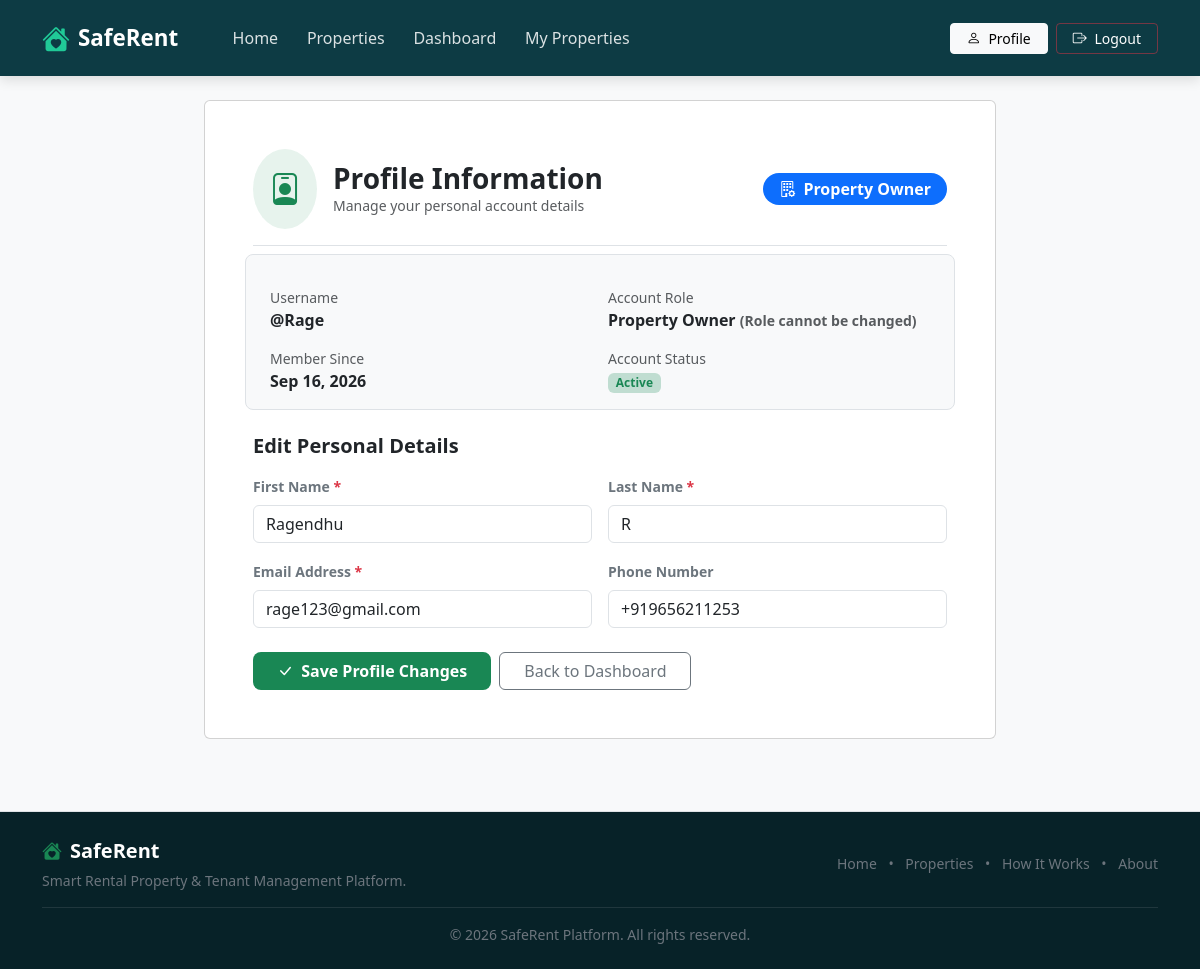
The page /accounts/profile/ (signed in) on the database its author committed.
### accounts/models.py (models this page shows, shortened)
class User(AbstractUser):
    ROLE_TENANT = 'TENANT'
    ROLE_OWNER = 'OWNER'
    ROLE_CHOICES = [
        (ROLE_TENANT, 'Tenant'),
        (ROLE_OWNER, 'Property Owner'),
    ]
    role = models.CharField(
        max_length=10,
        choices=ROLE_CHOICES,
        default=ROLE_TENANT,
        help_text="User role on SafeRent platform"
    )
    phone_number = models.CharField(
        max_length=15,
        blank=True,
        null=True,
        help_text="Contact phone number"
    )

### accounts/views.py (the view)
# urls.py: path('profile/', views.profile_view, name='profile'),
@login_required
def profile_view(request):
    if request.method == 'POST':
        form = ProfileUpdateForm(request.POST, instance=request.user)
        if form.is_valid():
            form.save()
            messages.success(request, "Your profile has been updated successfully.")
            return redirect('accounts:profile')
        else:
            messages.error(request, "Please correct the errors in the profile form.")
    else:
        form = ProfileUpdateForm(instance=request.user)
    return render(request, 'accounts/profile.html', {
        'form': form,
        'user_obj': request.user
    })

### accounts/forms.py (shortened to what this page needs)
class ProfileUpdateForm(forms.ModelForm):
    first_name = forms.CharField(
        max_length=50,
        required=True,
        widget=forms.TextInput(attrs={'class': 'form-control'})
    )
    last_name = forms.CharField(
        max_length=50,
        required=True,
        widget=forms.TextInput(attrs={'class': 'form-control'})
    )
    email = forms.EmailField(
        required=True,
        widget=forms.EmailInput(attrs={'class': 'form-control'})
    )
    phone_number = forms.CharField(
        max_length=15,
        required=False,
        widget=forms.TextInput(attrs={'class': 'form-control'})
    )
    class Meta:
        model = User
        fields = ['first_name', 'last_name', 'email', 'phone_number']

### accounts/templates/accounts/profile.html (shortened to what this page needs)
{% extends 'base.html' %}
{% block content %}
<div class="row justify-content-center py-4">
    <div class="col-lg-8">
        <div class="card sr-card p-4 p-md-5">
            <div class="d-flex align-items-center justify-content-between pb-3 mb-4 border-bottom">
                <div class="d-flex align-items-center gap-3">
                    <div class="bg-success bg-opacity-10 text-success p-3 rounded-circle">
                        <i class="bi bi-person-badge fs-2"></i>
                    </div>
                    <div>
                        <h3 class="fw-bold text-dark mb-0">Profile Information</h3>
                        <p class="text-muted small mb-0">Manage your personal account details</p>
                    </div>
                </div>
                <span class="badge {% if user_obj.role == 'OWNER' %}bg-primary{% else %}bg-success{% endif %} px-3 py-2 fs-6 rounded-pill">
                    <i class="bi {% if user_obj.role == 'OWNER' %}bi-building-gear{% else %}bi-person-heart{% endif %} me-1"></i>
                    {{ user_obj.get_role_display }}
                </span>
            </div>
            <div class="row g-3 mb-4 p-3 bg-light rounded-3 border">
                <div class="col-sm-6">
                    <span class="text-muted small d-block">Username</span>
                    <span class="fw-bold text-dark">@{{ user_obj.username }}</span>
                </div>
                <div class="col-sm-6">
                    <span class="text-muted small d-block">Account Role</span>
                    <span class="fw-bold text-dark">{{ user_obj.get_role_display }} <small class="text-muted">(Role cannot be changed)</small></span>
                </div>
                <div class="col-sm-6">
                    <span class="text-muted small d-block">Member Since</span>
                    <span class="fw-bold text-dark">{{ user_obj.date_joined|date:"M d, Y" }}</span>
                </div>
                <div class="col-sm-6">
                    <span class="text-muted small d-block">Account Status</span>
                    <span class="badge bg-success bg-opacity-25 text-success fw-bold">Active</span>
                </div>
            </div>
            <h5 class="fw-bold text-dark mb-3">Edit Personal Details</h5>
            <form method="post" novalidate>
                <div class="row g-3 mb-3">
                    <div class="col-sm-6">
                        <label for="{{ form.first_name.id_for_label }}" class="form-label small fw-bold text-secondary">First Name <span class="text-danger">*</span></label>
                        {{ form.first_name }}
                    </div>
                    <div class="col-sm-6">
                        <label for="{{ form.last_name.id_for_label }}" class="form-label small fw-bold text-secondary">Last Name <span class="text-danger">*</span></label>
                        {{ form.last_name }}
                    </div>
                </div>
                <div class="row g-3 mb-4">
                    <div class="col-sm-6">
                        <label for="{{ form.email.id_for_label }}" class="form-label small fw-bold text-secondary">Email Address <span class="text-danger">*</span></label>
                        {{ form.email }}
                    </div>
                    <div class="col-sm-6">
                        <label for="{{ form.phone_number.id_for_label }}" class="form-label small fw-bold text-secondary">Phone Number</label>
                        {{ form.phone_number }}
                    </div>
                </div>
                <div class="d-flex gap-2">
                    <button type="submit" class="btn sr-btn-primary px-4">
                        <i class="bi bi-check-lg me-1"></i> Save Profile Changes
                    </button>
                    {% if user.role == 'OWNER' %}
                        <a href="{% url 'accounts:owner_dashboard' %}" class="btn btn-outline-secondary px-4">Back to Dashboard</a>
                    {% else %}
                        <a href="{% url 'accounts:tenant_dashboard' %}" class="btn btn-outline-secondary px-4">Back to Dashboard</a>
                    {% endif %}
                </div>
            </form>
        </div>
    </div>
</div>
{% endblock %}

### static/css/style.css (style rules this page uses)
:root { --sr-dark-teal: #0d3b44; --sr-dark-teal-hover: #07282e; --sr-green-accent: #198754; --sr-green-accent-hover: #146c43; --sr-light-bg: #f8f9fa; --sr-card-bg: #ffffff; --sr-text-dark: #1e293b; --sr-text-muted: #64748b; --sr-border-color: #e2e8f0; --sr-shadow-sm: 0 2px 8px rgba(15, 23, 42, 0.05); --sr-shadow-md: 0 10px 25px rgba(15, 23, 42, 0.08); }
body { background-color: var(--sr-light-bg); color: var(--sr-text-dark); font-family: 'Segoe UI', Roboto, -apple-system, BlinkMacSystemFont, sans-serif; min-height: 100vh; display: flex; flex-direction: column; }
.sr-btn-primary { background-color: var(--sr-green-accent); color: #ffffff !important; font-weight: 600; border-radius: 8px; border: none; transition: all 0.2s ease; }

### rows shown on the page
User: role "Property Owner", username "Rage", date_joined "Sep 16, 2026", first_name "Ragendhu", last_name "R", email "rage123@gmail.com", phone_number "+919656211253"
